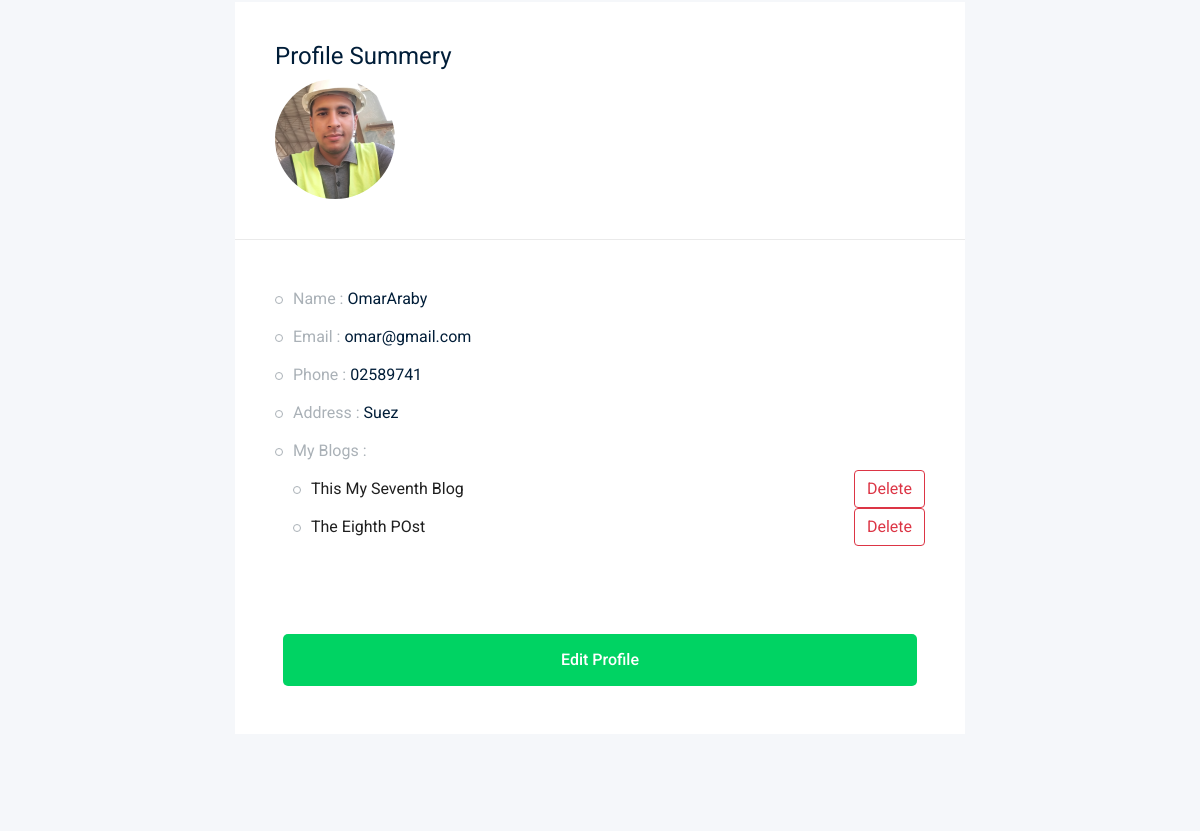
Page /accounts/profile/ (signed in, middle part) on the earlier database version.
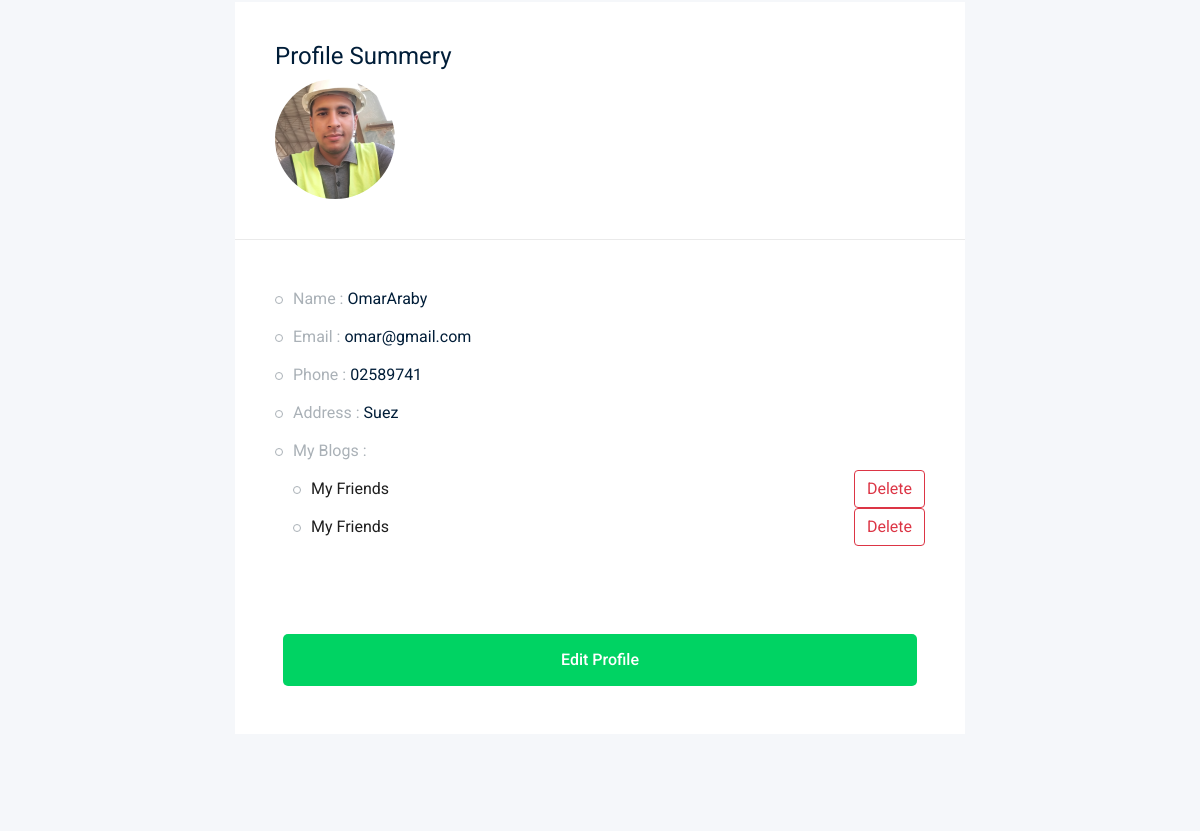
Same page on the later database version.
### accounts/models.py (models this page shows)
class Profile(models.Model):
    user = models.OneToOneField(User, on_delete=models.CASCADE)
    city = models.ForeignKey("City", related_name='user_city', on_delete=models.CASCADE, blank=True, null=True)
    phone_number = models.CharField(max_length=15)
    image = models.ImageField(upload_to='profile/')
    def __str__(self):
        return str(self.user)

class City(models.Model):
    name = models.CharField(max_length=30)
    def __str__(self):
        return str(self.name)

### blog/models.py (models this page shows, shortened)
class Blog(models.Model):
    author = models.ForeignKey(User ,related_name='blog_auther', on_delete=models.CASCADE)
    title = models.CharField(max_length=100)
    description = models.TextField(max_length=1000)
    published_at = models.DateTimeField(auto_now=True)
    category = models.ForeignKey(Category, on_delete=models.CASCADE )
    image= models.ImageField(upload_to=image_upload)

### accounts/views.py (the view)
# urls.py: path('profile/' ,  views.profile , name='profile'),
def profile(request):
    profile = Profile.objects.get(user=request.user)
    user_blogs = Blog.objects.filter(author=request.user)
    return render(request, 'accounts/profile.html',{'profile':profile,'user_blogs':user_blogs})

### accounts/templates/accounts/profile.html (shortened to what this page needs)
{% extends "base.html" %}
{% load bootstrap4 %}
{% load static %}
{% block body %}
    <div class="job_details_area">
        <div class="container">
            <div class="row">
                <div class="col-lg-8 mx-auto">
                    <div class="job_sumary">
                        <div class="summery_header">
                            <h3 style="align:center;">Profile Summery</h3>
                            <div class="media post_item">
                                {% if profile.image %}
                                    <img src="{{ profile.image.url }}" alt="{{ profile }}" style="width: 120px; height: 120px;  border-radius: 50%;  object-fit: cover;">
                                {% else %}
                                    <img src="{% static 'img/blog/author.png' %}" alt="{{ post.author.username }}" class="rounded-circle">
                                {% endif %}
                            </div>
                        </div>
                        <div class="job_content">
                            <ul>
                                <li>Name : <span>{{profile}}</span></li>
                                <li>Email : <span>{{profile.user.email}} </span></li>
                                <li>Phone : <span>{{profile.phone_number}}</span></li>
                                <li>Address : <span>{{profile.city}}</span></li>
                                <li>My Blogs :
                                    {% if user_blogs %}
                                        <ul>
                                            {% for blog in user_blogs %}
                                                <li style="display: flex; justify-content: space-between;">
                                                    <a href="{% url 'blog:blog_detail' blog.title blog.id %}">
                                                        {{ blog.title }}
                                                    </a>
                                                    <button  type="button" class="btn btn-outline-danger ml-auto" onclick="confirmDelete({{ blog.id }})">Delete</button>
                                                </li>
                                            {% endfor %}
                                        </ul>
                                    {% else %}
                                        <p>You have no blogs yet.</p>
                                    {% endif %}
                                </li>
                            </ul>
                        </div>
                        <div class="p-5">
                            <a class="boxed-btn3 w-100" href="{% url "accounts:profile_edit" %}">Edit Profile </a>
                        </div>
                    </div>
                </div>
            </div>
        </div>
    </div>
{% endblock body %}

### templates/base.html (shortened to what this page needs)
{% load static %}
<!doctype html>
<html class="no-js" lang="zxx">
<head>
    <link rel="stylesheet" href="{% static "css/bootstrap.min.css" %}">
    <link rel="stylesheet" href="{% static "css/owl.carousel.min.css" %}">
    <link rel="stylesheet" href="{% static "css/magnific-popup.css" %}">
    <link rel="stylesheet" href="{% static "css/font-awesome.min.css" %}">
    <link rel="stylesheet" href="{% static "css/themify-icons.css" %}">
    <link rel="stylesheet" href="{% static "css/nice-select.css" %}">
    <link rel="stylesheet" href="{% static "css/flaticon.css" %}">
    <link rel="stylesheet" href="{% static "css/jquery-ui.css" %}">
    <link rel="stylesheet" href="{% static "css/gijgo.css" %}">
    <link rel="stylesheet" href="{% static "css/animate.min.css" %}">
    <link rel="stylesheet" href="{% static "css/slicknav.css" %}">
    <link rel="stylesheet" href="{% static "css/style.css" %}">
</head>
<body>
    {% block body %}
    {% endblock body %}
</body>
</html>

Differences in the rows shown:
removed Blog: title "This My Seventh Blog"
removed Blog: title "The Eighth POst"
added Blog: title "My Friends"
added Blog: title "My Friends"
